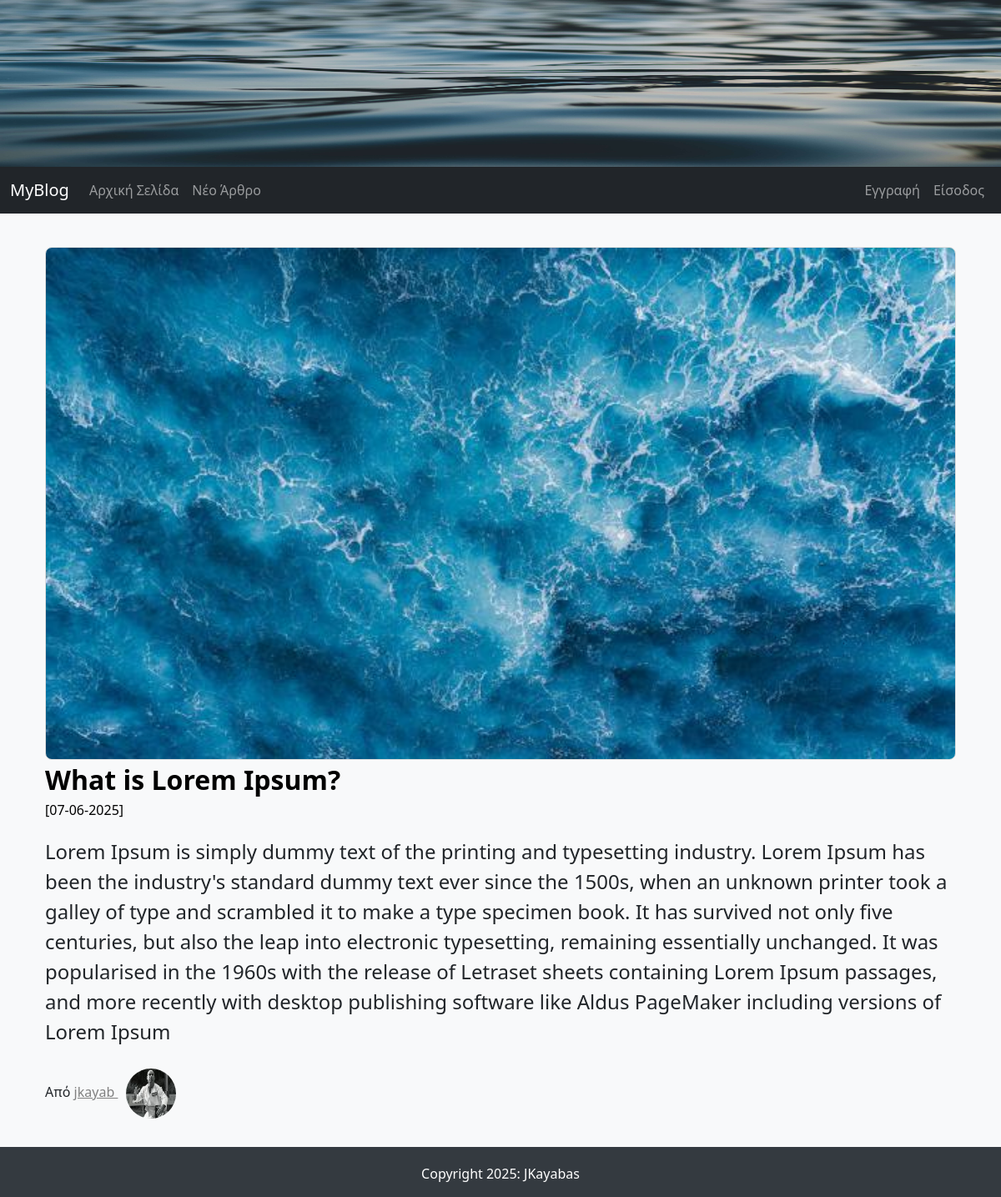
/full_article/5, run on the app's committed database.
### FlaskBlogApp/models.py (models this page shows, shortened)
class Article(db.Model):
    id = db.Column(db.Integer, primary_key = True)
    article_title = db.Column(db.String(50), nullable=False)
    article_body  = db.Column(db.Text(), nullable=False)
    article_image = db.Column(db.String(30), default ='default_article_image.jpg')
    date_created = db.Column(db.DateTime, nullable=False, default=datetime.utcnow)
    user_id = db.Column(db.Integer, db.ForeignKey('user.id'), nullable=False)

class User(db.Model, UserMixin):
    id = db.Column(db.Integer, primary_key=True)
    username = db.Column(db.String(15), unique=True, nullable=False)
    email = db.Column(db.String(150), unique=True, nullable=False)
    password = db.Column(db.String(36), nullable=False)
    profile_image = db.Column(db.String(30), default ='default_profile_image.jpg')
    articles = db.relationship('Article', backref='author', lazy=True)

### FlaskBlogApp/routes.py (the view)
@app.route("/full_article/<int:article_id>", methods=["GET"])
def full_article(article_id):
    article = Article.query.get_or_404(article_id)
    return render_template("full_article.html", article=article)

### FlaskBlogApp/templates/full_article.html (shortened to what this page needs)
{% extends "base.html" %}
{% block content %}
<main role="main" class="container"
{% if article %}
        <div class="row my-3 p-3 bg-body rounded shadow-sm">
          <div class="col col-md-12">
            {% if article.article_image and article.article_image != 'default_article_image.jpg' %}
              <img src="{{ url_for('static', filename='images/articles_images/'+article.article_image) }}" alt="" class="img-responsive a_image" width="100%">
            {% endif %}
          </div>
          <div class="col col-md-12">
            <div class="main-article-title">
              <a class="article_title" href="#">{{ article.article_title | safe }}</a>
            </div>
            <small class="article_date">[{{ article.date_created.strftime('%d-%m-%Y') }}]</small>
            <p class="main-article-partial-text">
              {{ article.article_body | safe }}
            </p>
            <p class="">Από
              <span>
                <a class="author-name" href="{{ url_for('articles_by_author', author_id=article.author.id) }}">
                  {{ article.author.username }}
                  <img class="rounded-circle profile-image" alt="{{ article.author.username }}"
                       src="{{ url_for('static', filename='images/profiles_images/'+article.author.profile_image) }}"
                       data-holder-rendered="true" data-bs-toggle="tooltip" data-bs-placement="top"
                       title="{{ article.author.username }}">
                </a>
              </span>
            </p>
          </div>
{% endif %}
</main>
{% endblock content %}

### FlaskBlogApp/static/css/styles.css (style rules this page uses)
body { background-color: #f8f9fa; }
.container { margin-top: 20px; }
.main-article-title { font-size: 2em; font-weight: bold; text-decoration: none; color: black; }
.article_date,.article_date:hover { font-size: 1em; color: black; }
.main-article-partial-text,.main-article-full-text { font-size: 1.5em; margin-top: 20px; }
.author-name:link { color: gray; }
.article_title:link, .article_title:hover, .article_title:visited { text-decoration: none; color: black; }
.main-article-category:hover,.main-article-title:hover,.author-name { text-decoration: underline; color: black; }
.profile-image { width: 60px; height: 60px; margin: 10px; }
.a_image { border: 1px solid #ddd; border-radius: 8px; }

### data on the page
Article: article_image (picture), article_title "What is Lorem Ipsum?", date_created "07-06-2025", article_body "Lorem Ipsum is simply dummy text of the printing and typesetting industry. Lorem Ipsum has been the industry's standard dummy text ever since the 1500s, when an unknown printer took a galley of type and scrambled it to make a type specimen book. It has survived not only five centuries, but also the leap into electronic typesetting, remaining essentially unchanged. It was popularised in the 1960s with the release of Letraset sheets containing Lorem Ipsum passages, and more recently with desktop publishing software like Aldus PageMaker including versions of Lorem Ipsum"
User: author.username "jkayab", profile_image (picture)
